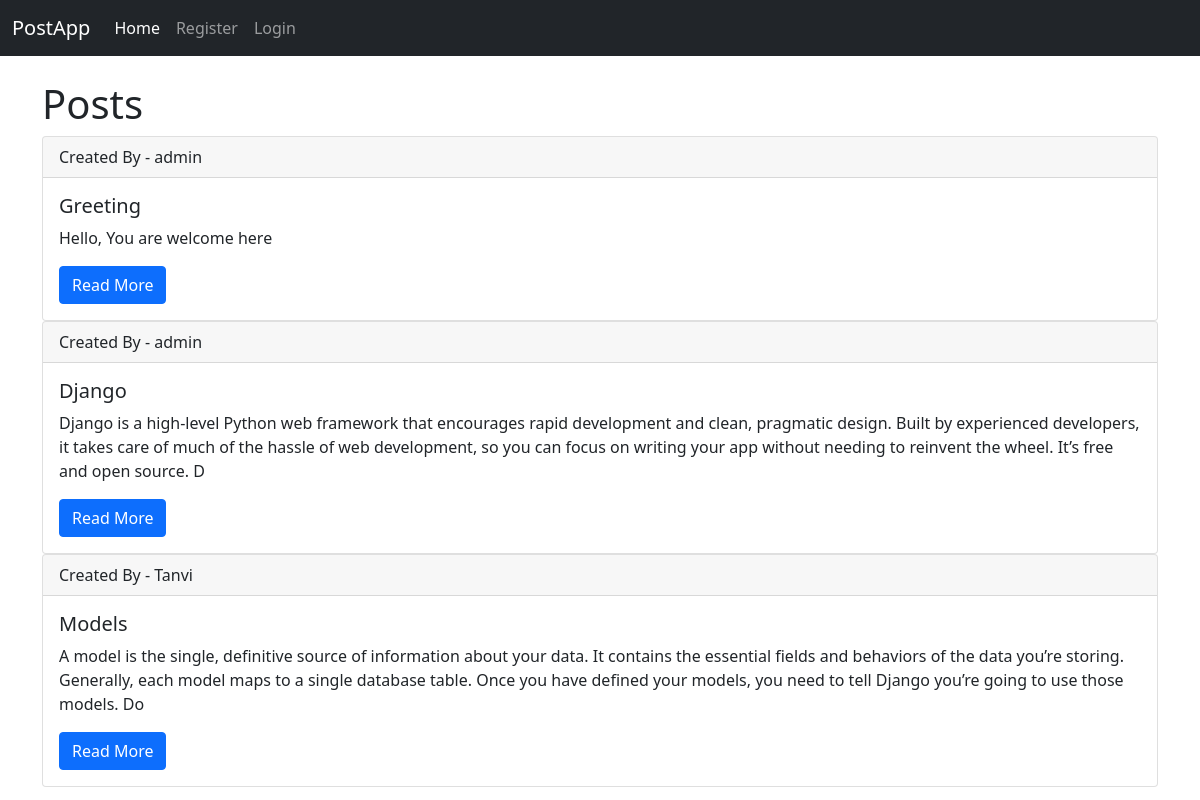
The page / on the database its author committed.
### user_app/models.py (models this page shows, shortened)
class Post(models.Model):
    title = models.CharField(max_length=255)
    user = models.ForeignKey(User, on_delete=models.CASCADE)
    text = models.TextField()
    created_at = models.DateTimeField(auto_now_add=True, null=True)
    updated_at = models.DateTimeField(auto_now_add=True, null=True)

### user_app/views.py (the view)
# urls.py: path('', views.PostView.as_view(), name='post'),
class PostView(ListView):
    model = Post
    template_name = 'post_list.html'

### user_app/templates/user_app/post_list.html
{% extends 'user_app/base.html' %}
{% block content %}
<h1>Posts</h1>
{% for post in object_list %}
<div class="card">
  <div class="card-header">
    Created By - {{ post.user }}
  </div>
  <div class="card-body">
    <h5 class="card-title">{{ post.title }}</h5>
    <p class="card-text">{{ post.text|slice:":300" }}</p>
    <a href="{% url 'post_detail_view' post.pk %}" class="btn btn-primary">Read More</a>
  </div>
</div>
{% endfor %}
 {% endblock %}

### rows shown on the page
Post: user "admin", title "Greeting", text "Hello, You are welcome here"
Post: user "admin", title "Django", text "Django is a high-level Python web framework that encourages rapid development and clean, pragmatic design. Built by experienced developers, it takes care of much of the hassle of web development, so you can focus on writing your app without needing to reinvent the wheel. It’s free and open source. D"
Post: user "Tanvi", title "Models", text "A model is the single, definitive source of information about your data. It contains the essential fields and behaviors of the data you’re storing. Generally, each model maps to a single database table. Once you have defined your models, you need to tell Django you’re going to use those models. Do"
